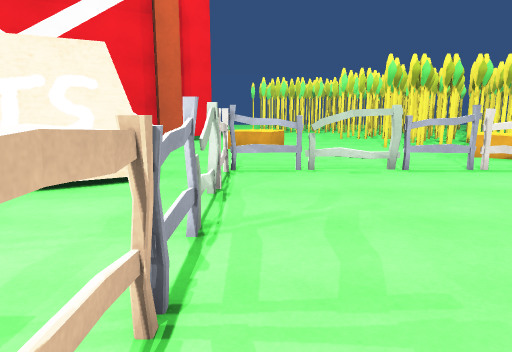
view 1 (above)

24 first-person views from a walk through a scene from a Unity 3-D project. The camera is 1.5 m above the floor, tilts 10° down and sees 70° across. The floor is counted in squares, 1 m on a side. Each view is taken from the middle of a square. On the plan, view 1 faces up. The plan holds only what a view shows up to about 16 squares ahead; the rest is blank. The place goes on beyond the plan. The player is left out. Some surface patterns are stand-ins.

view 2
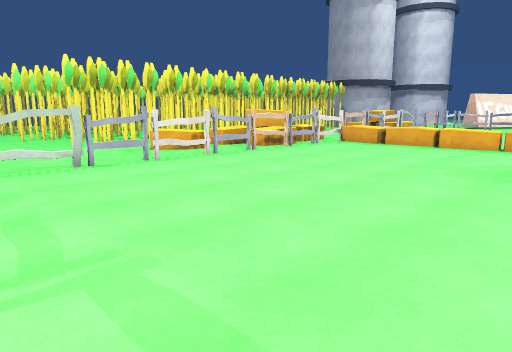

view 3
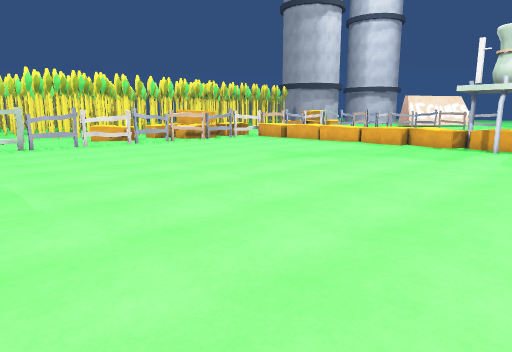

view 4
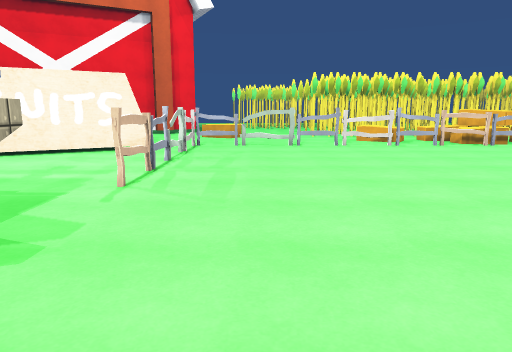

view 5
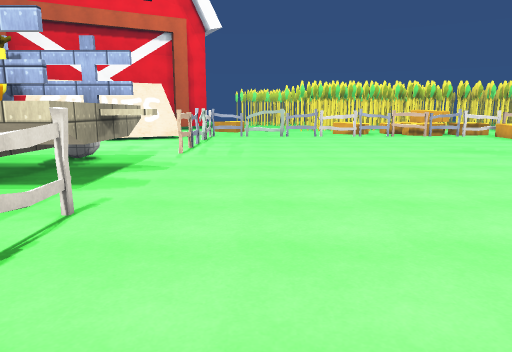

view 6
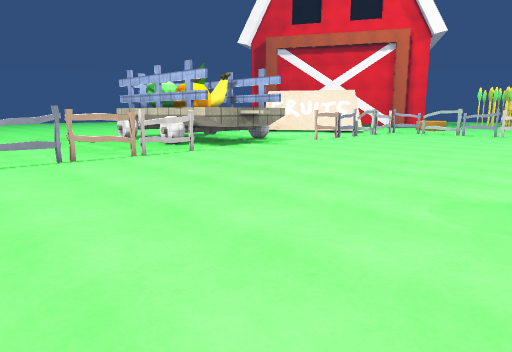

view 7
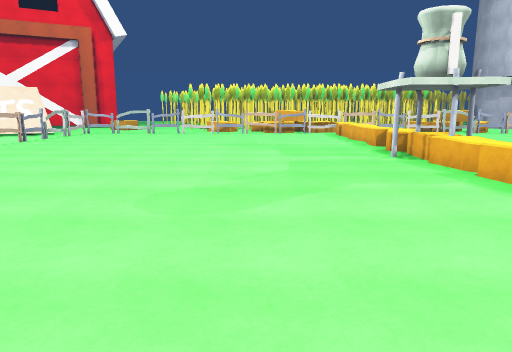

view 8
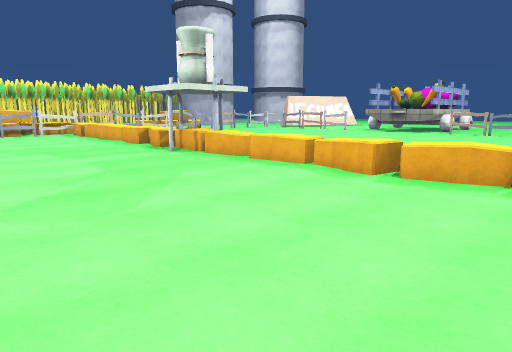

view 9
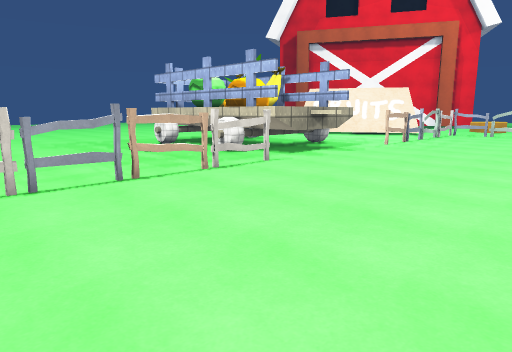

view 10
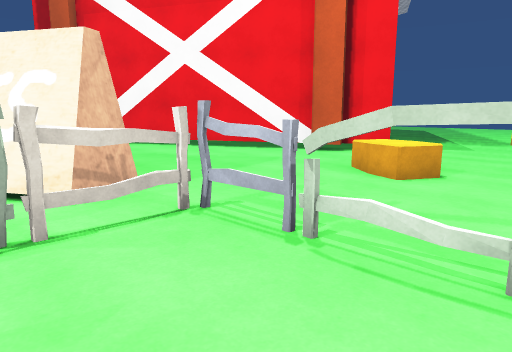

view 11
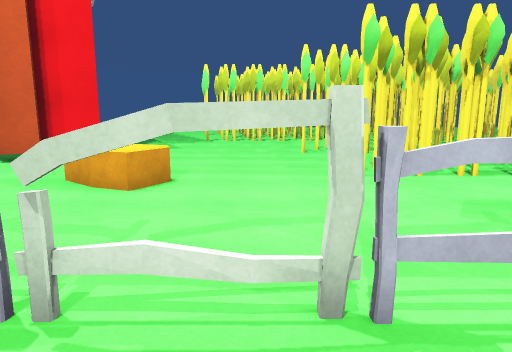

view 12
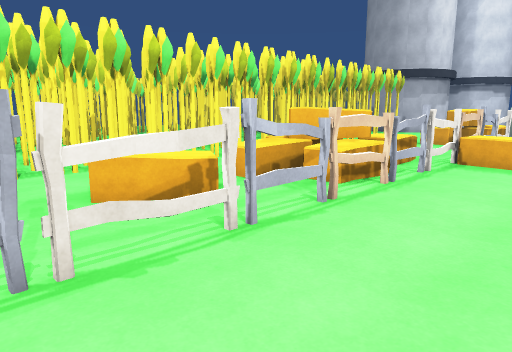

view 13
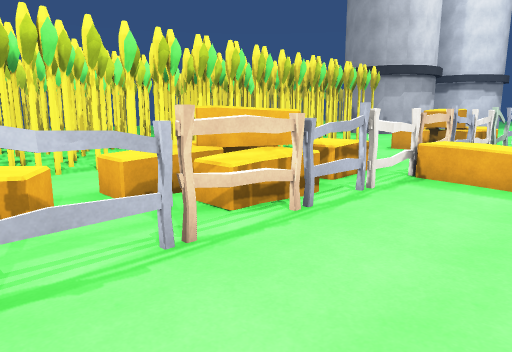

view 14
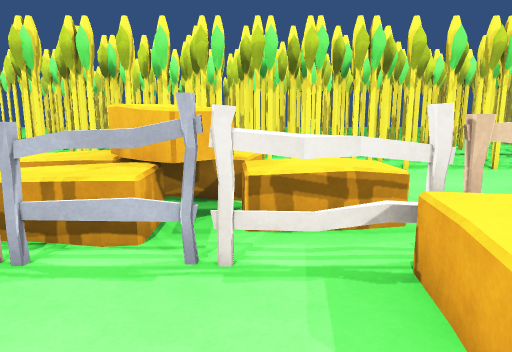

view 15
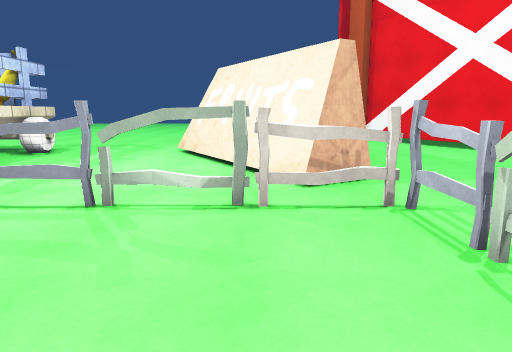

view 16
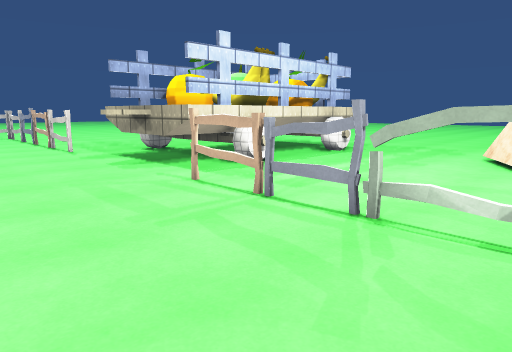

view 17
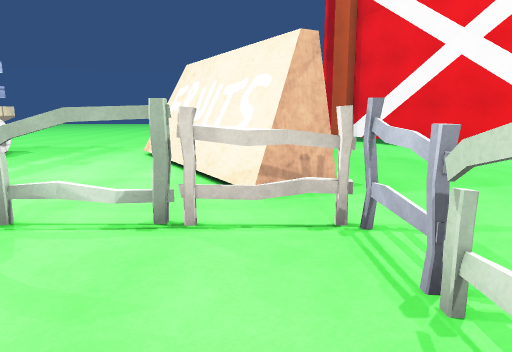

view 18
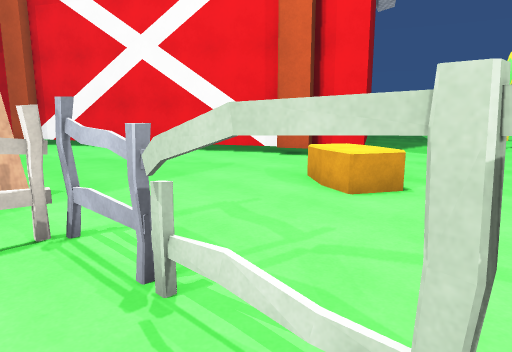

view 19
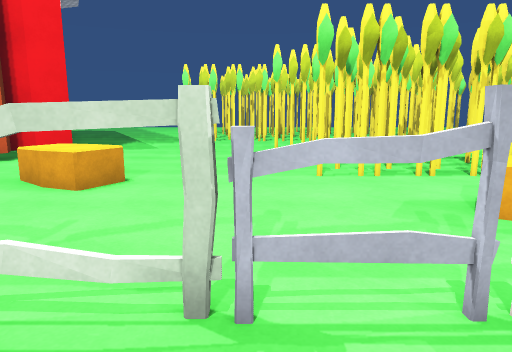

view 20
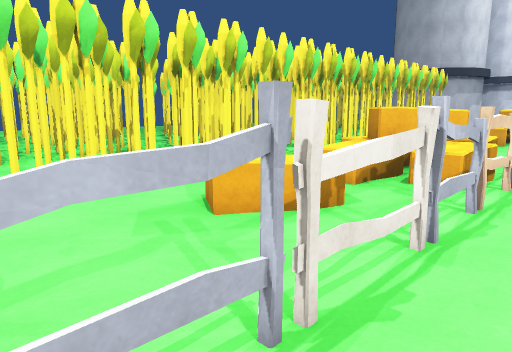

view 21
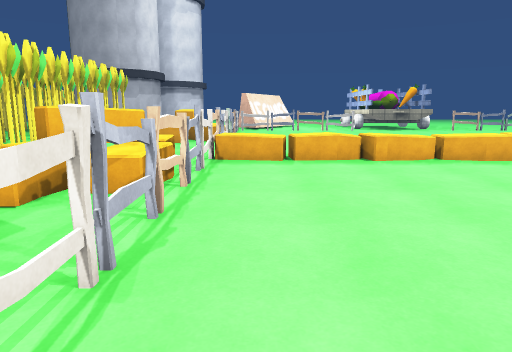

view 22
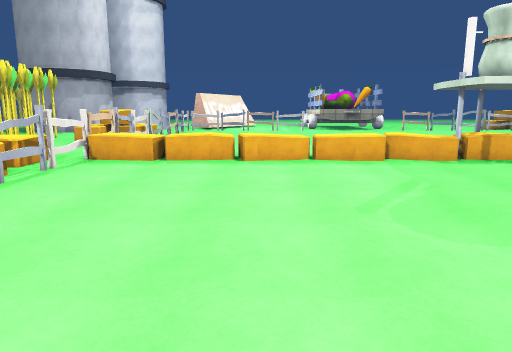

view 23
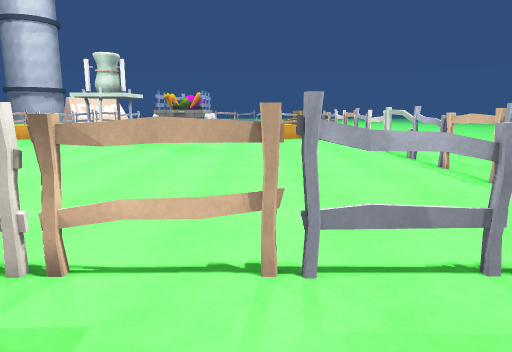

view 24
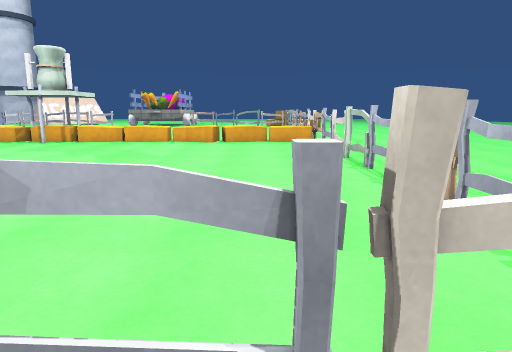

### Floor plan
Key: @ floor where view 1 was taken; # wall or solid block; x gap in a wall; . floor; = window, fence, low wall or low ledge; ^ raised ledge; T thing the floor can be seen under or through; O other object.
Columns run from 10 left of view 1 to 21 right of it. Each row starts with its distance up from view 1.
 21          ......x.# #.x.#  # x #
 20        # ......#x# #####  #####
 19       ## ........#
 18     ###.  .......###
 17   ###.... .......#.##
 16 ###......=.....#...####
 15 #........^^^.....#...  #########
 14 ..........^^...........==   ...
 13 ..................^..^^#^^  ...
 12 .................=^^.^^##^.=...
 11 ...................^..^^#^^^...
 10    ...................^^TTTT=#=#
  9       OO.TTTTTxxxTTxx=#.TTT^=###
  8     OOOOOT................^^
  7    OOOO..x.................^
  6  OOOO....T.................^
  5  OOO.....T.................^
  4 .O.......x................^^
  3 .........#................=^
  2 .........=.................^
  1 .........=................^^
  0 ..........@...............^^
 -1 ###TTTTTT.................=^=
 -2   ##T ^ ^.................^^
 -3   # OT^ ^#.................=
 -4     # ^ ^#................#^#
 -5     # ###.................##
 -6     #####.................^^
 -7       ^#...................^
 -8      ....T................^^
 -9   .......T.................^
-10  ........x.................^
-11 .........=................^^
-12 .........x................^^
-13  ........x................^^
-14       ...T.................^=
-15          T................
-16           .............
-17             ##==#########

Positions as (right, up) in squares from view 1, and headings:
1: (0, 0), facing up
2: (0, -1), facing up-right
3: (0, -7), facing up-right
4: (2, -7), facing up
5: (2, -13), facing up
6: (11, -16), facing up-left
7: (11, -16), facing up
8: (8, -16), facing up-right
9: (7, -16), facing up-left
10: (4, 6), facing up-left
11: (3, 7), facing up
12: (5, 6), facing up-right
13: (8, 6), facing up-right
14: (15, 6), facing up
15: (5, 7), facing left
16: (4, 7), facing down-left
17: (4, 8), facing left
18: (4, 8), facing up-left
19: (4, 7), facing up
20: (4, 8), facing up-right
21: (5, 8), facing right
22: (5, 4), facing right
23: (-4, -12), facing right
24: (-2, -14), facing right
